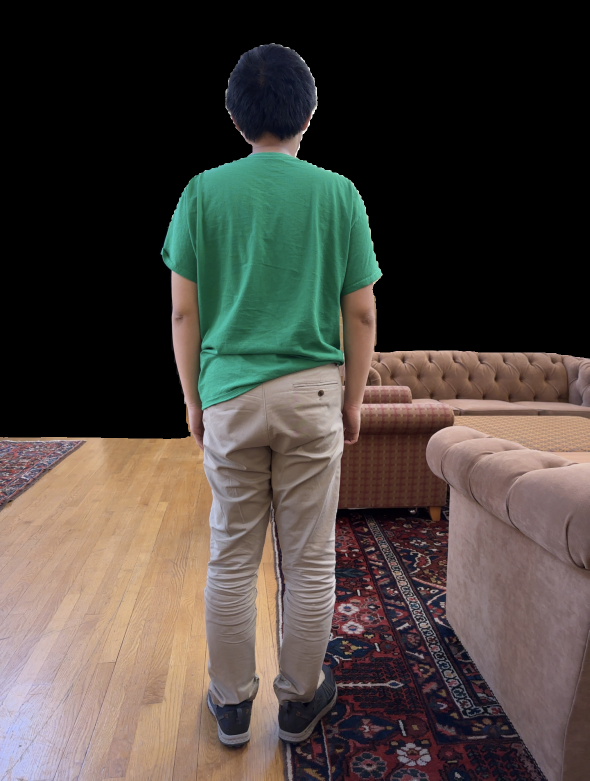
#> input picture data/shirt.png, 1179 x 1561 px (shown at 1/2 size)
$ python -i tracking.py   (imports and definitions only)
#> lines starting #> are read from the running program, lines starting #| are printed output that depends on the picture; after the words box and inside, x2 and y2 are one past the last pixel; in counts of white or black regions, pixels touching at a corner belong together
#> further down, picture is the input picture: shape (1561, 1179, 3); mean B, G, R 61.8, 67.5, 74.3
import cvzone
from cvzone.ColorModule import ColorFinder
import cv2
import socket
import numpy as np

# [1 line that did not run here, left out]
# hsvVals = {'hmin': 33, 'smin': 72, 'vmin': 126, 'hmax': 58, 'smax': 255, 'vmax': 255} #iPad circle
# hsvVals = {'hmin': 15, 'smin': 160, 'vmin': 0, 'hmax': 50, 'smax': 255, 'vmax': 255} Tennis ball
hsvVals = {'hmin': 40, 'smin': 72, 'vmin': 0, 'hmax': 60, 'smax': 255, 'vmax': 255} # Printed circle

# [1 line that did not run here, left out]
serverAddressPort = ("127.0.0.1", 5052)

# FOV = np.deg2rad(73.74)
FOV = np.deg2rad(50)
HALF_FOV = FOV / 2

# Capital letters for world coordinates
# Lowercase letters for camera coordinates

Diameter = 8.7e-2 # cm -> m

def track_shirt(img):
    img = cv2.cvtColor(img, cv2.COLOR_BGR2RGB)

    low = np.array([0, 80, 20])
    high = np.array([50, 255, 120])

    mask = cv2.inRange(img, low, high)
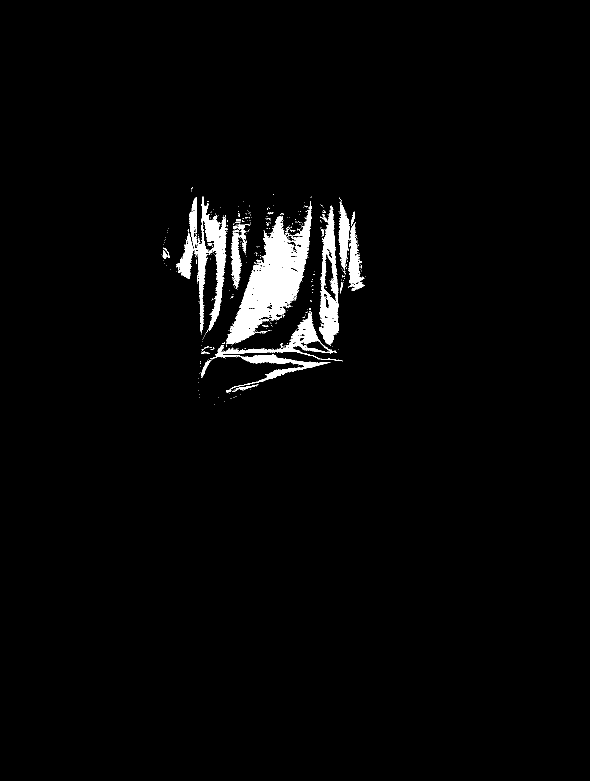
#> mask: shape (1561, 1179) (shown at 1/2 size); 2.5% white; 380 white regions (354 under 20 px)
    # cv2.imshow("Mask", mask)
    contours, hierarchies = cv2.findContours(mask, cv2.RETR_LIST, cv2.CHAIN_APPROX_SIMPLE)
#> contours = 918 contours, 881 with area under 20; largest, box (x1, y1, x2, y2) and area: (452, 402, 623, 689) 18418, (639, 411, 678, 691) 6634, (395, 393, 455, 667) 6348, (402, 622, 685, 785) 6330, (696, 444, 729, 581) 1785
    blank = np.zeros(mask.shape[:2], dtype='uint8')
    # cv2.drawContours(blank, contours, -1, (255, 0, 0), 1)

    cx, cy, w, h = 0, 0, 0, 0
    if len(contours) != 0:
        # cv2.drawContours(img, contours, -1, 255, 3)
        c = max(contours, key = cv2.contourArea)
#> c = contour of 1056 points, box (x1, y1, x2, y2) (452, 402, 623, 689), area 18418
        x,y,w,h = cv2.boundingRect(c)
#> x = 452; y = 402; w = 171; h = 287
        cx = x + int(w/2)
#> cx = 537
        cy = y + int(h/2)
#> cy = 545
        cv2.rectangle(img,(x,y),(x+w,y+h),(0,255,0),2)
        cv2.circle(img, (cx, cy), 20, (0, 0, 255), -1)
        cv2.putText(img, "center", (cx - 100, cy - 50), cv2.FONT_HERSHEY_SIMPLEX, 2, (0, 0, 0), 5)
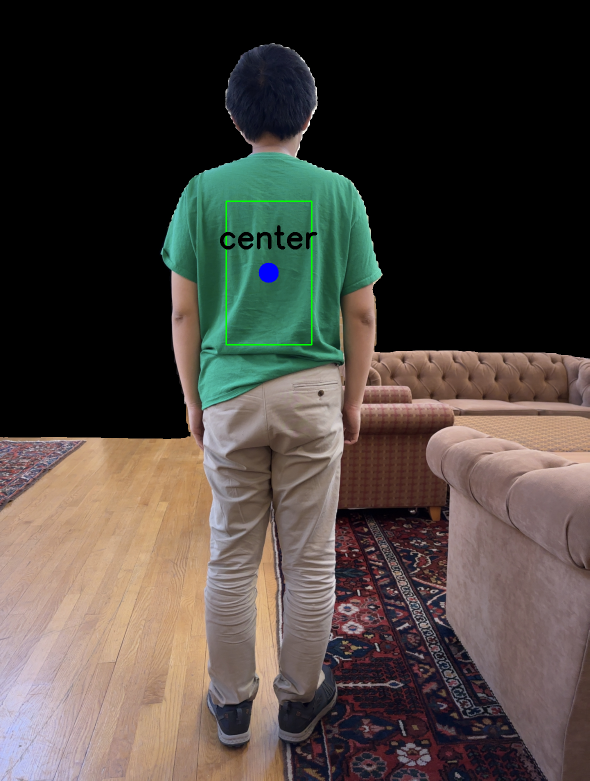
#> img: shape (1561, 1179, 3) (shown at 1/2 size); mean R, G, B 74.1, 67.4, 61.7
        # print("x: ", cx)
        # print("y: ", cy)

    img = cv2.cvtColor(img,cv2.COLOR_RGB2BGR)
    return img, cx, cy, w, h

# [15 lines not run here, left out]

>>> import cv2
>>> picture = cv2.imread('../data/shirt.png')
>>> result = track_shirt(picture)
#> result = 5 items
